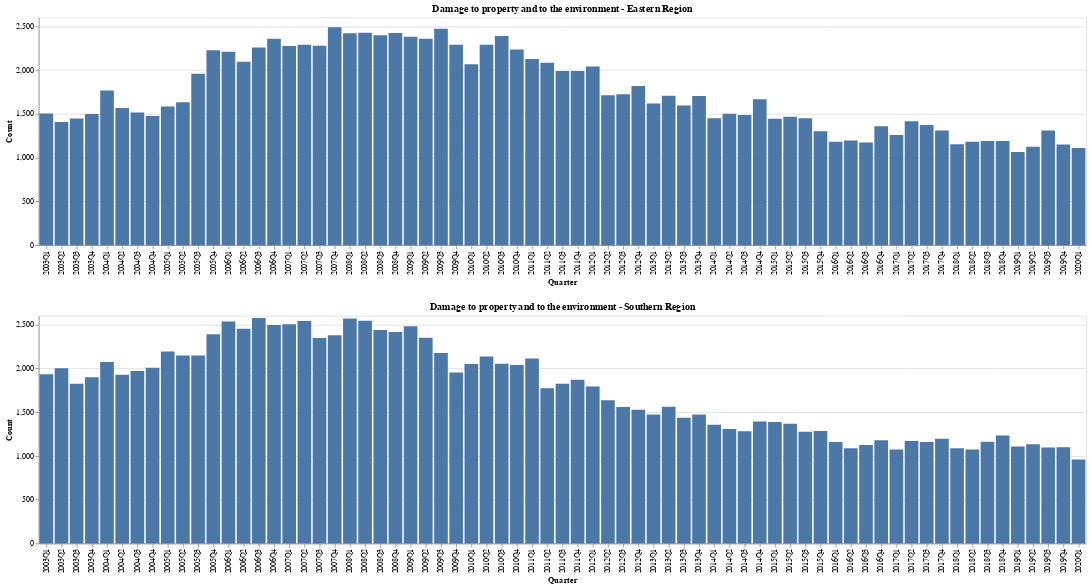

Write notebook code for a chart like this one.
### Code cell
chart_prda_east & chart_prda_south

### Figure 1 — Vega-Lite specification as saved in the notebook (floating-point values rounded to 4 significant figures)
{"config": {"view": {"continuousWidth": 400, "continuousHeight": 300}}, "vconcat": [{"data": {"name": "data-95e433e8662f2653dda245b78dc5d9f5"}, "mark": "bar", "encoding": {"x": {"type": "nominal", "field": "Quarter"}, "y": {"type": "quantitative", "field": "Count"}}, "title": "Damage to property and to the environment - Eastern Region"}, {"data": {"name": "data-0c932486cf83a436d78b55ac932716f0"}, "mark": "bar", "encoding": {"x": {"type": "nominal", "field": "Quarter"}, "y": {"type": "quantitative", "field": "Count"}}, "title": "Damage to property and to the environment - Southern Region"}], "$schema": "https://vega.github.io/schema/vega-lite/v4.8.1.json", "datasets": {"data-95e433e8662f2653dda245b78dc5d9f5": [{"Quarter": "2003Q1", "Count": 1503}, {"Quarter": "2003Q2", "Count": 1406}, {"Quarter": "2003Q3", "Count": 1446}, {"Quarter": "2003Q4", "Count": 1497}, {"Quarter": "2004Q1", "Count": 1765}, {"Quarter": "2004Q2", "Count": 1566}, {"Quarter": "2004Q3", "Count": 1515}, {"Quarter": "2004Q4", "Count": 1476}, {"Quarter": "2005Q1", "Count": 1583}, {"Quarter": "2005Q2", "Count": 1632}, {"Quarter": "2005Q3", "Count": 1957}, {"Quarter": "2005Q4", "Count": 2225}, {"Quarter": "2006Q1", "Count": 2207}, {"Quarter": "2006Q2", "Count": 2095}, {"Quarter": "2006Q3", "Count": 2258}, {"Quarter": "2006Q4", "Count": 2357}, {"Quarter": "2007Q1", "Count": 2274}, {"Quarter": "2007Q2", "Count": 2287}, {"Quarter": "2007Q3", "Count": 2276}, {"Quarter": "2007Q4", "Count": 2488}, {"Quarter": "2008Q1", "Count": 2421}, {"Quarter": "2008Q2", "Count": 2425}, {"Quarter": "2008Q3", "Count": 2397}, {"Quarter": "2008Q4", "Count": 2423}, {"Quarter": "2009Q1", "Count": 2379}, {"Quarter": "2009Q2", "Count": 2356}, {"Quarter": "2009Q3", "Count": 2472}, {"Quarter": "2009Q4", "Count": 2289}, {"Quarter": "2010Q1", "Count": 2067}, {"Quarter": "2010Q2", "Count": 2287}, {"Quarter": "2010Q3", "Count": 2388}, {"Quarter": "2010Q4", "Count": 2234}, {"Quarter": "2011Q1", "Count": 2125}, {"Quarter": "2011Q2", "Count": 2083}, {"Quarter": "2011Q3", "Count": 1989}, {"Quarter": "2011Q4", "Count": 1988}, {"Quarter": "2012Q1", "Count": 2039}, {"Quarter": "2012Q2", "Count": 1712}, {"Quarter": "2012Q3", "Count": 1722}, {"Quarter": "2012Q4", "Count": 1818}, {"Quarter": "2013Q1", "Count": 1617}, {"Quarter": "2013Q2", "Count": 1707}, {"Quarter": "2013Q3", "Count": 1596}, {"Quarter": "2013Q4", "Count": 1704}, {"Quarter": "2014Q1", "Count": 1450}, {"Quarter": "2014Q2", "Count": 1501}, {"Quarter": "2014Q3", "Count": 1487}, {"Quarter": "2014Q4", "Count": 1665}, {"Quarter": "2015Q1", "Count": 1443}, {"Quarter": "2015Q2", "Count": 1465}, {"Quarter": "2015Q3", "Count": 1449}, {"Quarter": "2015Q4", "Count": 1302}, {"Quarter": "2016Q1", "Count": 1181}, {"Quarter": "2016Q2", "Count": 1195}, {"Quarter": "2016Q3", "Count": 1173}, {"Quarter": "2016Q4", "Count": 1358}, {"Quarter": "2017Q1", "Count": 1259}, {"Quarter": "2017Q2", "Count": 1415}, {"Quarter": "2017Q3", "Count": 1373}, {"Quarter": "2017Q4", "Count": 1308}, {"Quarter": "2018Q1", "Count": 1152}, {"Quarter": "2018Q2", "Count": 1182}, {"Quarter": "2018Q3", "Count": 1190}, {"Quarter": "2018Q4", "Count": 1189}, {"Quarter": "2019Q1", "Count": 1064}, {"Quarter": "2019Q2", "Count": 1123}, {"Quarter": "2019Q3", "Count": 1310}, {"Quarter": "2019Q4", "Count": 1148}, {"Quarter": "2020Q1", "Count": 1108}], "data-0c932486cf83a436d78b55ac932716f0": [{"Quarter": "2003Q1", "Count": 1933}, {"Quarter": "2003Q2", "Count": 2000}, {"Quarter": "2003Q3", "Count": 1823}, {"Quarter": "2003Q4", "Count": 1898}, {"Quarter": "2004Q1", "Count": 2071}, {"Quarter": "2004Q2", "Count": 1927}, {"Quarter": "2004Q3", "Count": 1970}, {"Quarter": "2004Q4", "Count": 2005}, {"Quarter": "2005Q1", "Count": 2193}, {"Quarter": "2005Q2", "Count": 2147}, {"Quarter": "2005Q3", "Count": 2147}, {"Quarter": "2005Q4", "Count": 2388}, {"Quarter": "2006Q1", "Count": 2535}, {"Quarter": "2006Q2", "Count": 2452}, {"Quarter": "2006Q3", "Count": 2574}, {"Quarter": "2006Q4", "Count": 2495}, {"Quarter": "2007Q1", "Count": 2502}, {"Quarter": "2007Q2", "Count": 2541}, {"Quarter": "2007Q3", "Count": 2347}, {"Quarter": "2007Q4", "Count": 2378}, {"Quarter": "2008Q1", "Count": 2568}, {"Quarter": "2008Q2", "Count": 2543}, {"Quarter": "2008Q3", "Count": 2438}, {"Quarter": "2008Q4", "Count": 2413}, {"Quarter": "2009Q1", "Count": 2480}, {"Quarter": "2009Q2", "Count": 2350}, {"Quarter": "2009Q3", "Count": 2175}, {"Quarter": "2009Q4", "Count": 1952}, {"Quarter": "2010Q1", "Count": 2049}, {"Quarter": "2010Q2", "Count": 2136}, {"Quarter": "2010Q3", "Count": 2051}, {"Quarter": "2010Q4", "Count": 2038}, {"Quarter": "2011Q1", "Count": 2113}, {"Quarter": "2011Q2", "Count": 1771}, {"Quarter": "2011Q3", "Count": 1824}, {"Quarter": "2011Q4", "Count": 1870}, {"Quarter": "2012Q1", "Count": 1793}, {"Quarter": "2012Q2", "Count": 1634}, {"Quarter": "2012Q3", "Count": 1559}, {"Quarter": "2012Q4", "Count": 1527}, {"Quarter": "2013Q1", "Count": 1472}, {"Quarter": "2013Q2", "Count": 1561}, {"Quarter": "2013Q3", "Count": 1434}, {"Quarter": "2013Q4", "Count": 1471}, {"Quarter": "2014Q1", "Count": 1356}, {"Quarter": "2014Q2", "Count": 1308}, {"Quarter": "2014Q3", "Count": 1280}, {"Quarter": "2014Q4", "Count": 1391}, {"Quarter": "2015Q1", "Count": 1386}, {"Quarter": "2015Q2", "Count": 1366}, {"Quarter": "2015Q3", "Count": 1275}, {"Quarter": "2015Q4", "Count": 1283}, {"Quarter": "2016Q1", "Count": 1159}, {"Quarter": "2016Q2", "Count": 1088}, {"Quarter": "2016Q3", "Count": 1125}, {"Quarter": "2016Q4", "Count": 1177}, {"Quarter": "2017Q1", "Count": 1074}, {"Quarter": "2017Q2", "Count": 1171}, {"Quarter": "2017Q3", "Count": 1157}, {"Quarter": "2017Q4", "Count": 1196}, {"Quarter": "2018Q1", "Count": 1087}, {"Quarter": "2018Q2", "Count": 1073}, {"Quarter": "2018Q3", "Count": 1161}, {"Quarter": "2018Q4", "Count": 1233}, {"Quarter": "2019Q1", "Count": 1108}, {"Quarter": "2019Q2", "Count": 1132}, {"Quarter": "2019Q3", "Count": 1095}, {"Quarter": "2019Q4", "Count": 1097}, {"Quarter": "2020Q1", "Count": 959}]}}
